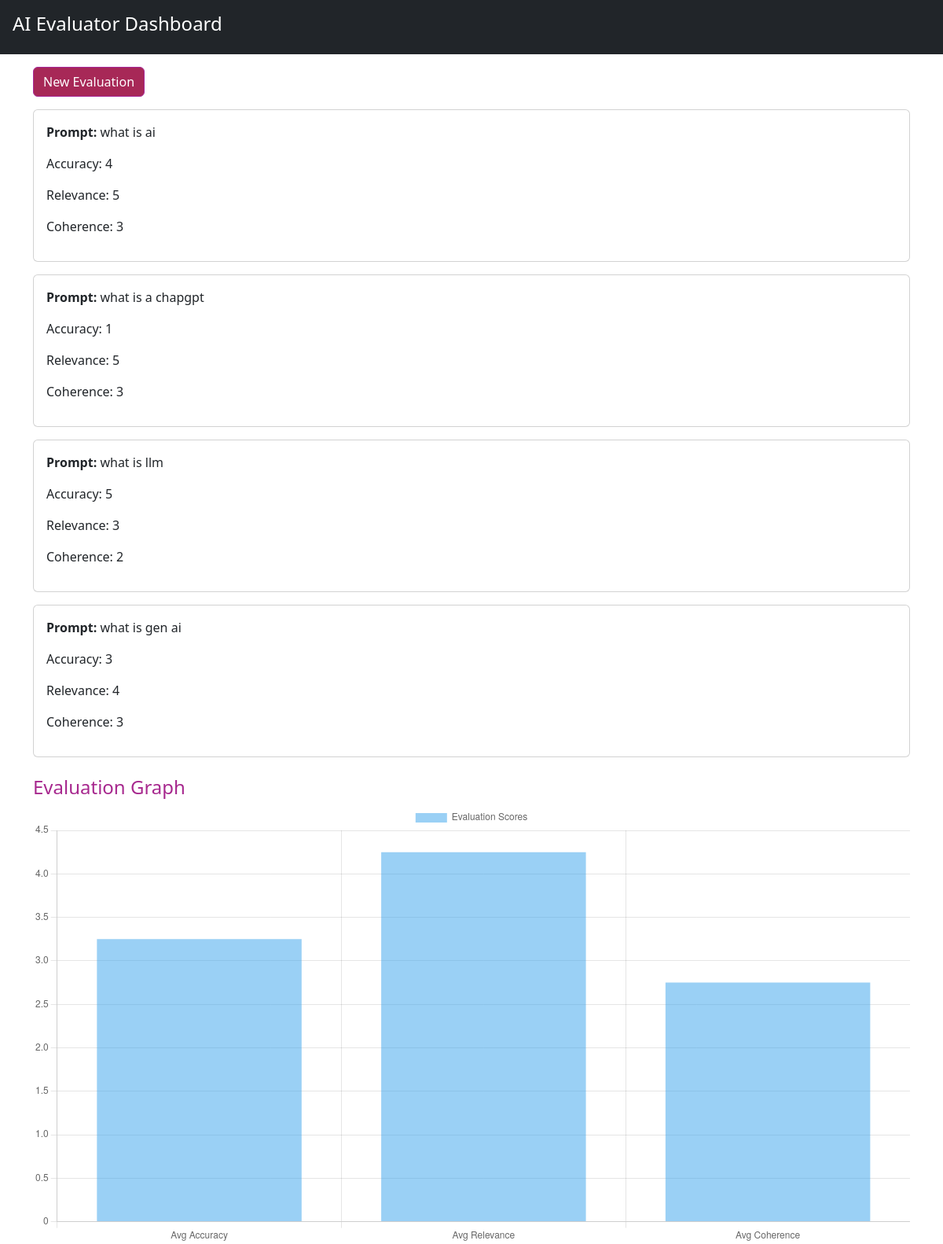
/dashboard/, run on the app's committed database.
### evaluator/models.py (models this page shows)
class Evaluation(models.Model):
    prompt = models.TextField()
    response1 = models.TextField()
    response2 = models.TextField()
    accuracy = models.IntegerField()
    relevance = models.IntegerField()
    coherence = models.IntegerField()
    created_at = models.DateTimeField(auto_now_add=True)

### evaluator/views.py (the view)
# urls.py: path('dashboard/', views.dashboard, name='dashboard'),
def dashboard(request):
    data = Evaluation.objects.all()
    total = len(data) if len(data) > 0 else 1
    avg_accuracy = sum([d.accuracy for d in data]) / total
    avg_relevance = sum([d.relevance for d in data]) / total
    avg_coherence = sum([d.coherence for d in data]) / total
    return render(request, 'dashboard.html', {
        'data': data,
        'avg_accuracy': avg_accuracy,
        'avg_relevance': avg_relevance,
        'avg_coherence': avg_coherence
    })

### evaluator/templates/dashboard.html (shortened to what this page needs)
<!DOCTYPE html>
<html>
<head>
    <link href="https://cdn.jsdelivr.net/npm/bootstrap@5.3.0/dist/css/bootstrap.min.css" rel="stylesheet">
</head>
<body>
<div class="bg-dark text-white p-3 mb-3">
    <h4>AI Evaluator Dashboard</h4>
</div>
<div class="container">
    <a href="/" class="btn btn-primary mb-3" style="background-color: #a72857; border-color: #a72898;">New Evaluation</a>
    {% for item in data %}
        <div class="card p-3 mb-3">
            <p><b>Prompt:</b> {{item.prompt}}</p>
            <p>Accuracy: {{item.accuracy}}</p>
            <p>Relevance: {{item.relevance}}</p>
            <p>Coherence: {{item.coherence}}</p>
        </div>
    {% endfor %}
    <h4 class="mt-4" style="color: #a7288e;">Evaluation Graph</h4>
    <canvas id="myChart"></canvas>
</div>
<script>
const ctx = document.getElementById('myChart');
new Chart(ctx, {
    type: 'bar',
    data: {
        labels: ['Avg Accuracy', 'Avg Relevance', 'Avg Coherence'],
        datasets: [{
            label: 'Evaluation Scores',
            data: [
                {{ avg_accuracy }},
                {{ avg_relevance }},
                {{ avg_coherence }}
            ]
        }]
    }
});
</script>
</body>
</html>

### data on the page
Evaluation: prompt "what is ai", accuracy "4", relevance "5", coherence "3"
Evaluation: prompt "what is a chapgpt", accuracy "1", relevance "5", coherence "3"
Evaluation: prompt "what is llm", accuracy "5", relevance "3", coherence "2"
Evaluation: prompt "what is gen ai", accuracy "3", relevance "4", coherence "3"

### other printed values
chart data {{ avg_accuracy }} 3.25
chart data {{ avg_relevance }} 4.25
chart data {{ avg_coherence }} 2.75
